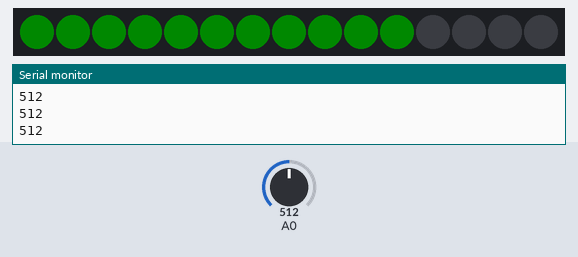
Bench run of a sketch on a simulated Arduino Uno, built with avr-gcc and run on an emulated ATmega328P. Parts: 15 RGB LEDs in strip order, left to right, the last lines printed to the serial monitor. The inputs (shaded band) are chosen by the test bench; at power-on: A0 = 512. Dim RGB values are drawn brighter than linear.

Above: at 1.2 s.
1.3 s: A0 set to 684
At 2.1 s:
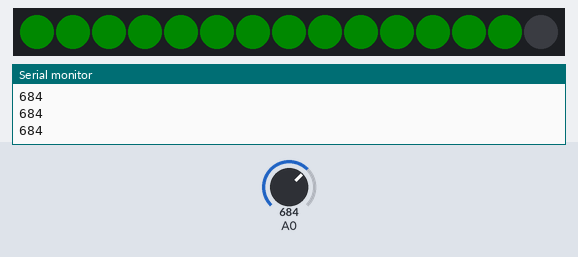
2.8 s: A0 set to 714
4.3 s: A0 set to 0
At 4.7 s:
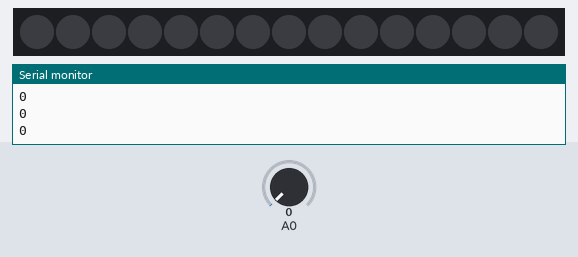
5.8 s: A0 set to 511
At 6.9 s:
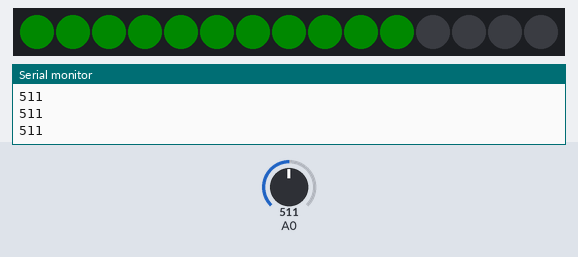
7.3 s: A0 set to 716
At 8.6 s:
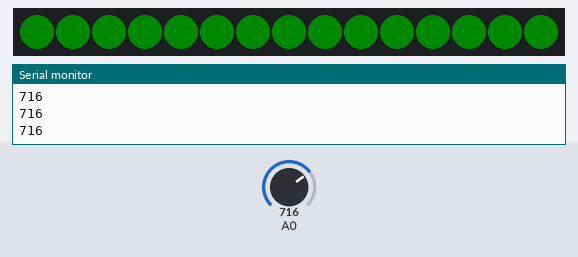
Timing chart, 0 to 9.8 s (numbered marks = the images above; inputs shaded):
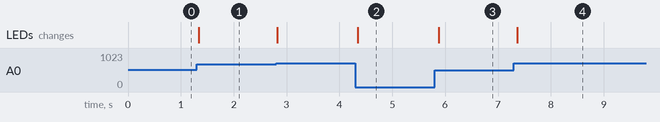

Measured:
- after the input at 1.3 s, the LEDs: change at once (image 1)
- after the input at 4.3 s, the LEDs: change after 0.05 s (image 2)
- after the input at 5.8 s, the LEDs: change after 0.08 s (image 3)
- after the input at 7.3 s, the LEDs: change after 0.06 s (image 4)

The sketch:

powertower.ino
```cpp
#include <Adafruit_NeoPixel.h>
#ifdef __AVR__
#include <avr/power.h> // Required for 16 MHz Adafruit Trinket
#endif
#define LED_PIN     6              // Which pin on the Arduino is connected to the NeoPixels?
#define LED_COUNT  15              // How many NeoPixels are attached to the Arduino?
#define BRIGHTNESS 50              // NeoPixel brightness, 0 (min) to 255 (max)

// Declare our NeoPixel strip object:
Adafruit_NeoPixel strip(LED_COUNT, LED_PIN, NEO_GRB + NEO_KHZ800);
// Argument 1 = Number of pixels in NeoPixel strip
// Argument 2 = Arduino pin number (most are valid)
// Argument 3 = Pixel type flags, add together as needed:
//   NEO_KHZ800  800 KHz bitstream (most NeoPixel products w/WS2812 LEDs)
//   NEO_KHZ400  400 KHz (classic 'v1' (not v2) FLORA pixels, WS2811 drivers)
//   NEO_GRB     Pixels are wired for GRB bitstream (most NeoPixel products)
//   NEO_RGB     Pixels are wired for RGB bitstream (v1 FLORA pixels, not v2)
//   NEO_RGBW    Pixels are wired for RGBW bitstream (NeoPixel RGBW products)

// the setup routine runs once when you press reset:
void setup() {
  strip.begin();           // INITIALIZE NeoPixel strip object (REQUIRED)
  strip.show();            // Turn OFF all pixels ASAP
  strip.setBrightness(10); // Set BRIGHTNESS to about 1/5 (max = 255)
  Serial.begin(9600);      // initialize serial communication at 9600 bits per second:
}

void loop() {
  // read the input on analog pin 0:
  //int sensorValue = analogRead(A0);

  graphSegTest(0, 10);
  graphSegTest(1, 50);
  graphSegTest(2, 100);
  graphSegTest(3, 150);
  graphSegTest(4, 200);
  graphSegTest(5, 250);
  graphSegTest(6, 300);
  graphSegTest(7, 350);
  graphSegTest(8, 400);
  graphSegTest(9, 450);
  graphSegTest(10, 500);
  graphSegTest(11, 550);
  graphSegTest(12, 600);
  graphSegTest(13, 650);
  graphSegTest(14, 700);
}

//Function for turning on and off *GREEN* LED bar meter segments(a=lowest value, i=LED #1, j=LED #2)
void graphSegTest(int i, int a)
{
  int sensorValue = analogRead(A0);
  if(sensorValue > a)
  {
    strip.setPixelColor(i, 0, 255, 0);     //  Set pixel's color (in RAM)
    strip.show();                          //  Update strip to match
  }
  else
  {
    strip.setPixelColor(i, 0,0,0);         //  Set pixel's color (in RAM)
    strip.show();                          //  Update strip to match
  }
  Serial.println(sensorValue);
}
////Function for turning on and off *GREEN* LED bar meter segments(a=lowest value, b=highest value, i=LED #1, j=LED #2)
//void graphSegGrn(int i, int j, int a, int b)
//{
//  if(sensorValue > i &&  <= j;)
//  {
//     strip.setPixelColor(i, 0, 255, 0);         //  Set pixel's color (in RAM)
//     strip.setPixelColor(j, 0, 255, 0);         //  Set pixel's color (in RAM)
//     strip.show();                          //  Update strip to match
//  }
//  else()
//  {
//   strip.setPixelColor(i, 0,0,0);         //  Set pixel's color (in RAM)
//   strip.setPixelColor(j, 0,0,0);         //  Set pixel's color (in RAM)
//   strip.show();                          //  Update strip to match
//  }
```
